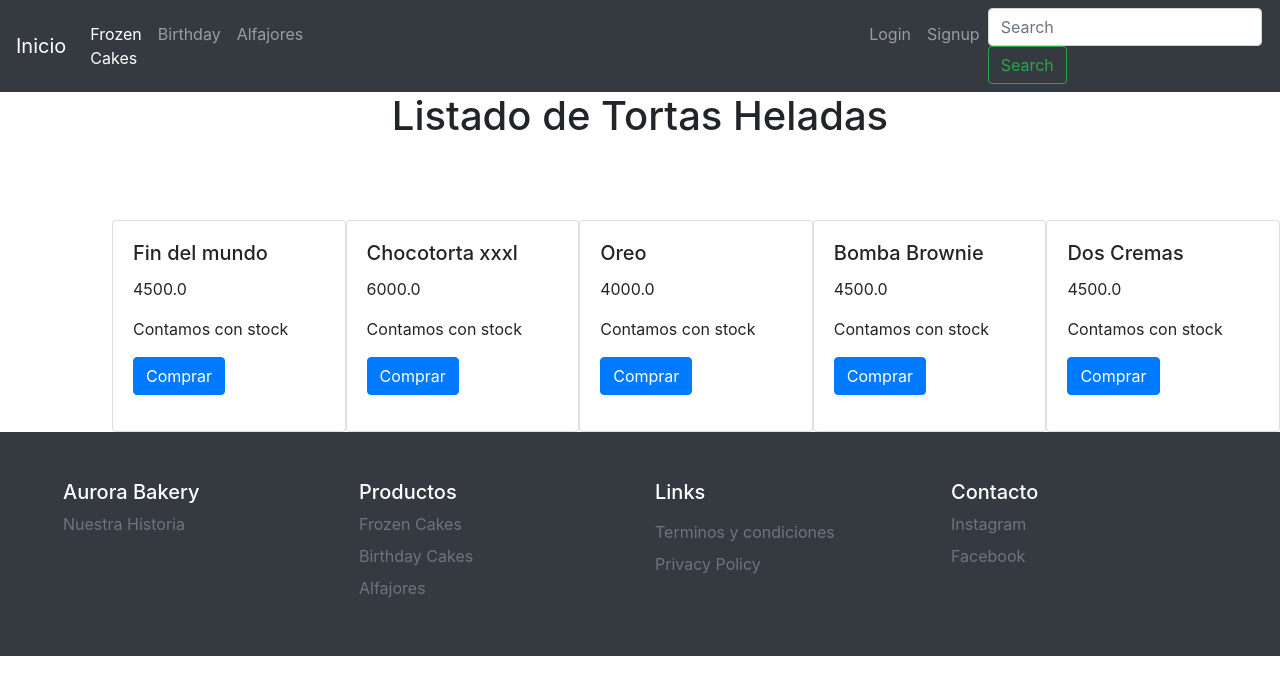
Before: /cakes/list-cakes/ with the older database file.
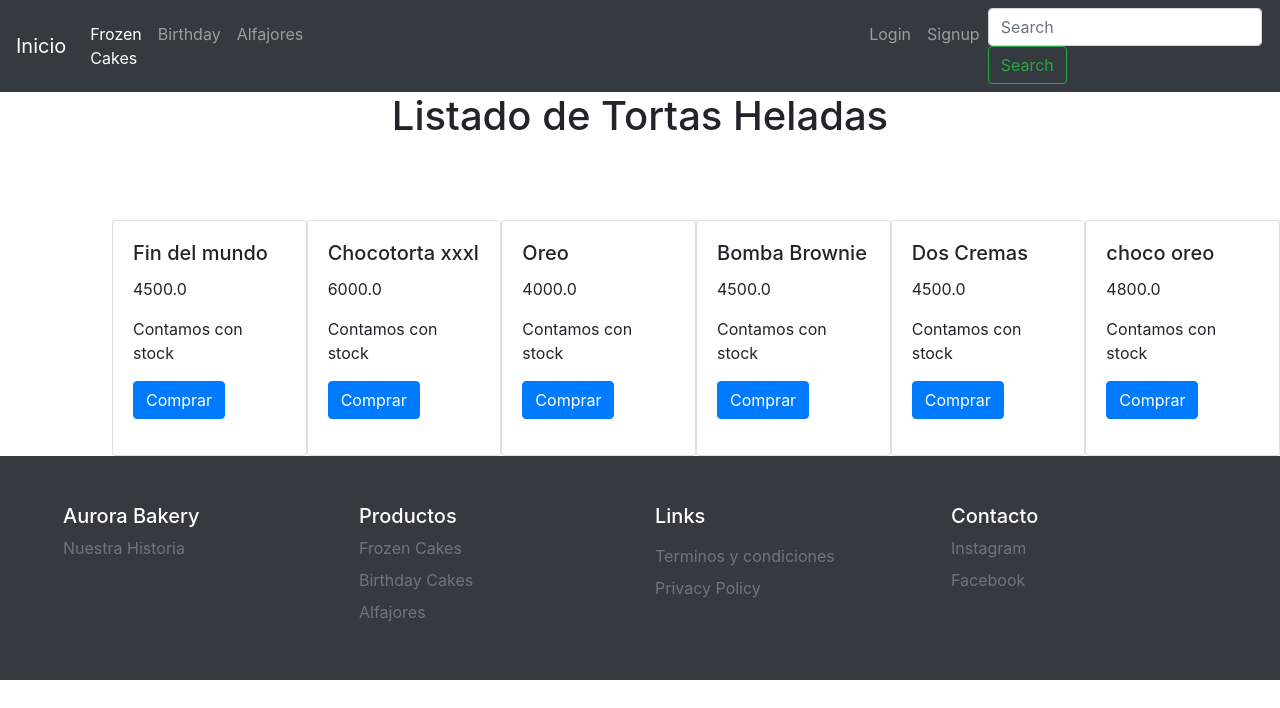
After: the same page with the newer database file.
### cakes/models.py (models this page shows, shortened)
class Frozen_cakes(models.Model):
    name = models.CharField(max_length= 100)
    price = models.FloatField(blank=False)
    stock = models.BooleanField(default=True)
    imagen = models.ImageField(upload_to="productos", null=True, blank=True)
    class Meta:
        verbose_name = 'Frozen Cake'
        verbose_name_plural = 'Frozen Cakes'

### cakes/views.py (the view)
# urls.py: path('list-cakes/', list_cakes),
def list_cakes(request):
    if 'search' in request.GET:
        search = request.GET['search']
        cakes = Frozen_cakes.objects.filter(name__contains=search)
    else:
        cakes = Frozen_cakes.objects.all()
    context = {
        'cakes':cakes,
    }
    return render(request, 'list_cakes.html', context=context)

### templates/list_cakes.html (shortened to what this page needs)
{% extends 'base.html'%}
{%block content%}
    <h1 style="text-align:center;"> Listado de Tortas Heladas</h1>
    <div class="d-flex" style="margin-top:5rem; margin-left:7rem">
      {% for cake in cakes%}
        <div class="card" style="width: 18rem;">
          <div class="card-body">
            <h5 class="card-title">{{cake.name}}</h5>
            <p class="card-text">{{cake.price}}</p>
            {% if cake.stock == True %}
            <p>Contamos con stock</p>
            {% endif %}
            <a href="#" class="btn btn-primary">Comprar</a>
         </div>
        </div>
      {% endfor %}
    </div>
  {%endblock%}

Changed rows visible on the page:
added Frozen_cakes: name "choco oreo", price "4800.0", stock "Contamos con stock"
